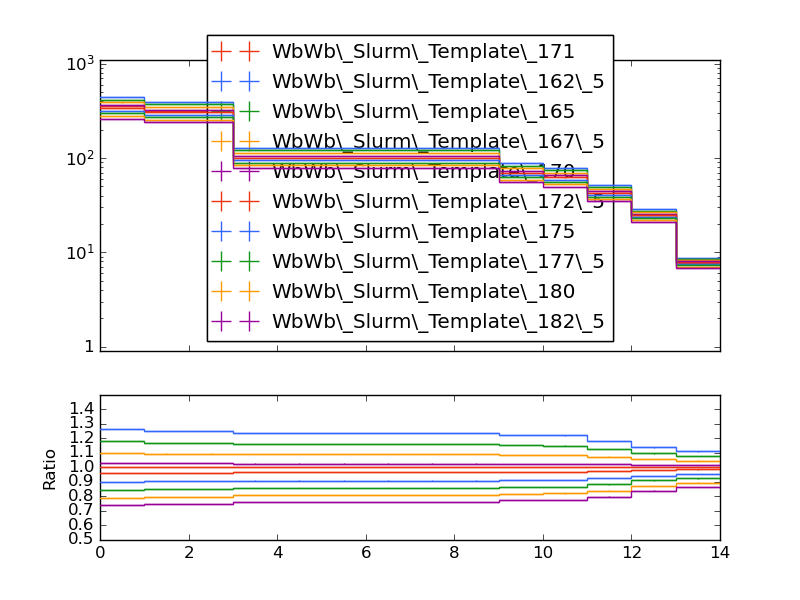

Here is the Python script that generated this plot:
#! /usr/bin/env python

# This Python script was auto-generated using YODA v2.0.1.
# Analysis object: /WbWb_singlelepton/cutflow
# Timestamp: 12-01-2026 (12:51:17)

import matplotlib as mpl
import matplotlib.pyplot as plt
mpl.use('Agg') # comment out for interactive use
import os
import numpy as np

plotDir = os.path.split(os.path.realpath(__file__))[0]
if 'YODA_USER_PLOT_PATH' in globals():
    plot_outdir = globals()['YODA_USER_PLOT_PATH']
else:
    plot_outdir = plotDir

#plot style
plt.style.use(os.path.join(plotDir, '../default.mplstyle'))

plt.rcParams['text.usetex'] = False
plt.style.use(['classic'])
plt.rc('font', family='DejaVu Sans')
# plot metadata
figW, figH = plt.rcParams['figure.figsize']
ax_xLabel = r''
ax_yLabel = r''
ax_title  = r''
ax_xScale = 'linear'
ax_yScale = 'log'
xLims = (0.0, 14.0)
yLims = (0.9, 1100.0)

# TeX-friendly labels for the legend
labels = {
    'legend' : ([ r"WbWb\_Slurm\_Template\_171", r"WbWb\_Slurm\_Template\_162\_5", r"WbWb\_Slurm\_Template\_165", r"WbWb\_Slurm\_Template\_167\_5", r"WbWb\_Slurm\_Template\_170", r"WbWb\_Slurm\_Template\_172\_5", r"WbWb\_Slurm\_Template\_175", r"WbWb\_Slurm\_Template\_177\_5", r"WbWb\_Slurm\_Template\_180", r"WbWb\_Slurm\_Template\_182\_5" ], r""),
}

# Adjust canvas width and height
canvasW = 10.0
canvasH = 9.0
figW *= canvasW/10.
figH *= canvasH/9.

# Create figure and axis objects
fig, (ax, ratio0_ax) = plt.subplots(2, 1, sharex=True,
                  figsize=(figW,figH), gridspec_kw={'height_ratios': (6.0, 3.0)})

# Set figure margins
plt.subplots_adjust(
    left   = 1.0 * plt.rcParams['figure.subplot.left'],
    right  = 1.0 * plt.rcParams['figure.subplot.right'],
    top    = 1.0 * plt.rcParams['figure.subplot.top'],
    bottom = 1.0 * plt.rcParams['figure.subplot.bottom'])

ratio0_ax.yaxis.set_major_locator(mpl.ticker.MultipleLocator(0.1))
ratio0_ax.set_ylim(0.5, 1.4999)
ratio0_ax.set_ylabel('Ratio')

# the numerical data is stored in a separate file
dataf = dict()
prefix = os.path.split(__file__)[0]
if prefix:    prefix = prefix + '/'
exec(open(prefix+'cutflow__data.py').read(), dataf)


legend_handles = dict() # keep track of handles for the legend

# style options for curves
# starts at zorder>=5 to draw curve on top of legend
styles = {
  'WbWb_LO_PS_Had_171/Analysis/WbWb_Slurm_Template_171.yoda.gz': {
    'color' : '#EE3311',
    'linestyle' : '-',
    'linewidth' : 1,
    'marker' : 'none',
    'markersize' : 2,
    'capsize' : 0.0,
    'zorder' : 5,
    'histstyle' : 1,
    'drawstyle' : 'steps-pre',
    'xerrorbars' : 1,
    'yerrorbars' : 1,
    'fillcolor' : None,
    'fillopacity' : 1.0,
    'ratio0_linestyle' : '-',
    'ratio0_linewidth' : 1,
    'ratio0_marker' : 'none',
    'ratio0_markersize' : 2,
    'ratio0_capsize' : 0.0,
    'ratio0_zorder' : 5,
    'ratio0_histstyle' : 1,
    'ratio0_drawstyle' : 'steps-pre',
    'ratio0_xerrorbars' : 1,
    'ratio0_yerrorbars' : 1,
  },
  'WbWb_LO_PS_Had_162/Analysis/WbWb_Slurm_Template_162_5.yoda.gz': {
    'color' : '#3366FF',
    'linestyle' : '-',
    'linewidth' : 1,
    'marker' : 'none',
    'markersize' : 2,
    'capsize' : 0.0,
    'zorder' : 6,
    'histstyle' : 1,
    'drawstyle' : 'steps-pre',
    'xerrorbars' : 1,
    'yerrorbars' : 1,
    'fillcolor' : None,
    'fillopacity' : 1.0,
    'ratio0_linestyle' : '-',
    'ratio0_linewidth' : 1,
    'ratio0_marker' : 'none',
    'ratio0_markersize' : 2,
    'ratio0_capsize' : 0.0,
    'ratio0_zorder' : 6,
    'ratio0_histstyle' : 1,
    'ratio0_drawstyle' : 'steps-pre',
    'ratio0_xerrorbars' : 1,
    'ratio0_yerrorbars' : 1,
  },
  'WbWb_LO_PS_Had_165/Analysis/WbWb_Slurm_Template_165.yoda.gz': {
    'color' : '#109618',
    'linestyle' : '-',
    'linewidth' : 1,
    'marker' : 'none',
    'markersize' : 2,
    'capsize' : 0.0,
    'zorder' : 7,
    'histstyle' : 1,
    'drawstyle' : 'steps-pre',
    'xerrorbars' : 1,
    'yerrorbars' : 1,
    'fillcolor' : None,
    'fillopacity' : 1.0,
    'ratio0_linestyle' : '-',
    'ratio0_linewidth' : 1,
    'ratio0_marker' : 'none',
    'ratio0_markersize' : 2,
    'ratio0_capsize' : 0.0,
    'ratio0_zorder' : 7,
    'ratio0_histstyle' : 1,
    'ratio0_drawstyle' : 'steps-pre',
    'ratio0_xerrorbars' : 1,
    'ratio0_yerrorbars' : 1,
  },
  'WbWb_LO_PS_Had_167/Analysis/WbWb_Slurm_Template_167_5.yoda.gz': {
    'color' : '#FF9900',
    'linestyle' : '-',
    'linewidth' : 1,
    'marker' : 'none',
    'markersize' : 2,
    'capsize' : 0.0,
    'zorder' : 8,
    'histstyle' : 1,
    'drawstyle' : 'steps-pre',
    'xerrorbars' : 1,
    'yerrorbars' : 1,
    'fillcolor' : None,
    'fillopacity' : 1.0,
    'ratio0_linestyle' : '-',
    'ratio0_linewidth' : 1,
    'ratio0_marker' : 'none',
    'ratio0_markersize' : 2,
    'ratio0_capsize' : 0.0,
    'ratio0_zorder' : 8,
    'ratio0_histstyle' : 1,
    'ratio0_drawstyle' : 'steps-pre',
    'ratio0_xerrorbars' : 1,
    'ratio0_yerrorbars' : 1,
  },
  'WbWb_LO_PS_Had_170/Analysis/WbWb_Slurm_Template_170.yoda.gz': {
    'color' : '#990099',
    'linestyle' : '-',
    'linewidth' : 1,
    'marker' : 'none',
    'markersize' : 2,
    'capsize' : 0.0,
    'zorder' : 9,
    'histstyle' : 1,
    'drawstyle' : 'steps-pre',
    'xerrorbars' : 1,
    'yerrorbars' : 1,
    'fillcolor' : None,
    'fillopacity' : 1.0,
    'ratio0_linestyle' : '-',
    'ratio0_linewidth' : 1,
    'ratio0_marker' : 'none',
    'ratio0_markersize' : 2,
    'ratio0_capsize' : 0.0,
    'ratio0_zorder' : 9,
    'ratio0_histstyle' : 1,
    'ratio0_drawstyle' : 'steps-pre',
    'ratio0_xerrorbars' : 1,
    'ratio0_yerrorbars' : 1,
  },
  'WbWb_LO_PS_Had_172/Analysis/WbWb_Slurm_Template_172_5.yoda.gz': {
    'color' : '#EE3311',
    'linestyle' : '-',
    'linewidth' : 1,
    'marker' : 'none',
    'markersize' : 2,
    'capsize' : 0.0,
    'zorder' : 10,
    'histstyle' : 1,
    'drawstyle' : 'steps-pre',
    'xerrorbars' : 1,
    'yerrorbars' : 1,
    'fillcolor' : None,
    'fillopacity' : 1.0,
    'ratio0_linestyle' : '-',
    'ratio0_linewidth' : 1,
    'ratio0_marker' : 'none',
    'ratio0_markersize' : 2,
    'ratio0_capsize' : 0.0,
    'ratio0_zorder' : 10,
    'ratio0_histstyle' : 1,
    'ratio0_drawstyle' : 'steps-pre',
    'ratio0_xerrorbars' : 1,
    'ratio0_yerrorbars' : 1,
  },
  'WbWb_LO_PS_Had_175/Analysis/WbWb_Slurm_Template_175.yoda.gz': {
    'color' : '#3366FF',
    'linestyle' : '-',
    'linewidth' : 1,
    'marker' : 'none',
    'markersize' : 2,
    'capsize' : 0.0,
    'zorder' : 11,
    'histstyle' : 1,
    'drawstyle' : 'steps-pre',
    'xerrorbars' : 1,
    'yerrorbars' : 1,
    'fillcolor' : None,
    'fillopacity' : 1.0,
    'ratio0_linestyle' : '-',
    'ratio0_linewidth' : 1,
    'ratio0_marker' : 'none',
    'ratio0_markersize' : 2,
    'ratio0_capsize' : 0.0,
    'ratio0_zorder' : 11,
    'ratio0_histstyle' : 1,
    'ratio0_drawstyle' : 'steps-pre',
    'ratio0_xerrorbars' : 1,
    'ratio0_yerrorbars' : 1,
  },
  'WbWb_LO_PS_Had_177/Analysis/WbWb_Slurm_Template_177_5.yoda.gz': {
    'color' : '#109618',
    'linestyle' : '-',
    'linewidth' : 1,
    'marker' : 'none',
    'markersize' : 2,
    'capsize' : 0.0,
    'zorder' : 12,
    'histstyle' : 1,
    'drawstyle' : 'steps-pre',
    'xerrorbars' : 1,
    'yerrorbars' : 1,
    'fillcolor' : None,
    'fillopacity' : 1.0,
    'ratio0_linestyle' : '-',
    'ratio0_linewidth' : 1,
    'ratio0_marker' : 'none',
    'ratio0_markersize' : 2,
    'ratio0_capsize' : 0.0,
    'ratio0_zorder' : 12,
    'ratio0_histstyle' : 1,
    'ratio0_drawstyle' : 'steps-pre',
    'ratio0_xerrorbars' : 1,
    'ratio0_yerrorbars' : 1,
  },
  'WbWb_LO_PS_Had_180/Analysis/WbWb_Slurm_Template_180.yoda.gz': {
    'color' : '#FF9900',
    'linestyle' : '-',
    'linewidth' : 1,
    'marker' : 'none',
    'markersize' : 2,
    'capsize' : 0.0,
    'zorder' : 13,
    'histstyle' : 1,
    'drawstyle' : 'steps-pre',
    'xerrorbars' : 1,
    'yerrorbars' : 1,
    'fillcolor' : None,
    'fillopacity' : 1.0,
    'ratio0_linestyle' : '-',
    'ratio0_linewidth' : 1,
    'ratio0_marker' : 'none',
    'ratio0_markersize' : 2,
    'ratio0_capsize' : 0.0,
    'ratio0_zorder' : 13,
    'ratio0_histstyle' : 1,
    'ratio0_drawstyle' : 'steps-pre',
    'ratio0_xerrorbars' : 1,
    'ratio0_yerrorbars' : 1,
  },
  'WbWb_LO_PS_Had_182/Analysis/WbWb_Slurm_Template_182_5.yoda.gz': {
    'color' : '#990099',
    'linestyle' : '-',
    'linewidth' : 1,
    'marker' : 'none',
    'markersize' : 2,
    'capsize' : 0.0,
    'zorder' : 14,
    'histstyle' : 1,
    'drawstyle' : 'steps-pre',
    'xerrorbars' : 1,
    'yerrorbars' : 1,
    'fillcolor' : None,
    'fillopacity' : 1.0,
    'ratio0_linestyle' : '-',
    'ratio0_linewidth' : 1,
    'ratio0_marker' : 'none',
    'ratio0_markersize' : 2,
    'ratio0_capsize' : 0.0,
    'ratio0_zorder' : 14,
    'ratio0_histstyle' : 1,
    'ratio0_drawstyle' : 'steps-pre',
    'ratio0_xerrorbars' : 1,
    'ratio0_yerrorbars' : 1,
  },
}

# curve from input yoda files in main panel
for label, yvals in dataf['yvals'].items():
    if all(np.isnan(v) for v in dataf['yvals'][label]):
        continue
    tmp = None
    if styles[label]['histstyle']: # draw as histogram
        xpos = dataf['xedges'][label] if styles[label]['drawstyle'] else dataf['xpoints'][label]
        ypos = np.insert(yvals, 0, yvals[0]) if styles[label]['drawstyle'] else yvals
        if styles[label]['fillcolor']: # fill area below curve
            ax.fill_between(xpos, ypos, step='pre',
                            color=styles[label]['fillcolor'],
                            alpha=styles[label]['fillopacity'])
        tmp, = ax.plot(xpos, ypos,
                       color=styles[label]['color'],
                       linestyle=styles[label]['linestyle'],
                       linewidth=styles[label]['linewidth'],
                       drawstyle=styles[label]['drawstyle'], solid_joinstyle='miter',
                       zorder=styles[label]['zorder'], label=label)
    tmp = ax.errorbar(dataf['xpoints'][label], yvals,
                      xerr=np.array(dataf['xerrs'][label])*styles[label]['xerrorbars'],
                      yerr=np.array(dataf['yerrs'][label])*styles[label]['yerrorbars'],
                      fmt=styles[label]['marker'], capsize=styles[label]['capsize'],
                      markersize=styles[label]['markersize'],
                      ecolor=styles[label]['color'],
                      color=styles[label]['color'], zorder=styles[label]['zorder'])
    tmp[-1][0].set_linestyle(styles[label]['linestyle'])
    tmp[-1][0].set_linewidth(styles[label]['linewidth'])
    if label in dataf['add_legend_handle']:  legend_handles[label] = tmp
    for varLabel in dataf['variation_yvals'].keys():
        if varLabel.startswith(label):
            tmp, = ax.plot(dataf['xedges'][label], dataf['variation_yvals'][varLabel],
                           color=styles[label]['color'],
                           linestyle=styles[label]['linestyle'],
                           linewidth=styles[label]['linewidth'],
                           drawstyle='steps-pre', solid_joinstyle='miter',
                           zorder=styles[label]['zorder'], alpha=0.5)


# plots on ratio panel
# curve from input yoda files in ratio panel
for label, yvals in dataf['ratio0_yvals'].items():
    if all(np.isnan(v) for v in yvals):
        continue
    if styles[label]['ratio0_histstyle']: # plot as histogram
        xpos = dataf['xedges']['WbWb_LO_PS_Had_171/Analysis/WbWb_Slurm_Template_171.yoda.gz'] if styles[label]['ratio0_drawstyle'] else dataf['xpoints']['WbWb_LO_PS_Had_171/Analysis/WbWb_Slurm_Template_171.yoda.gz']
        ypos = np.insert(yvals, 0, yvals[0]) if styles[label]['ratio0_drawstyle'] else yvals
        ratio0_ax.plot(xpos, ypos,
                       color=styles[label]['color'],
                       linewidth=styles[label]['linewidth'],
                       linestyle=styles[label]['ratio0_linestyle'],
                       drawstyle=styles[label]['ratio0_drawstyle'], zorder=styles[label]['zorder'],
                       solid_joinstyle='miter')
    tmp = ratio0_ax.errorbar(dataf['xpoints']['WbWb_LO_PS_Had_171/Analysis/WbWb_Slurm_Template_171.yoda.gz'], yvals,
                             xerr=np.array(dataf['ref_xerrs'])*styles[label]['ratio0_xerrorbars'],
                             yerr=np.array(dataf['ratio0_yerrs'][label])*styles[label]['ratio0_yerrorbars'],
                             fmt=styles[label]['ratio0_marker'], capsize=styles[label]['ratio0_capsize'],
                             markersize=styles[label]['ratio0_markersize'],
                             ecolor=styles[label]['color'],
                             color=styles[label]['color'])
    tmp[-1][0].set_linestyle(styles[label]['ratio0_linestyle'])
    tmp[-1][0].set_linewidth(styles[label]['ratio0_linewidth'])

    for varlabel in dataf['ratio0_variation_vals'].keys():
        if varlabel.startswith(label):
            ratio0_ax.plot(dataf['xedges']['WbWb_LO_PS_Had_171/Analysis/WbWb_Slurm_Template_171.yoda.gz'],
                            dataf['ratio0_variation_vals'][varlabel],
                            color=styles[label]['color'],
                            linestyle=styles[label]['linestyle'],
                            linewidth=styles[label]['linewidth'],
                            drawstyle='steps-pre', solid_joinstyle='miter',
                            zorder=1, alpha=0.5)

legend_items = list(legend_handles.values())
ax.add_artist(ax.legend(legend_items,
                        labels['legend'][0],
                        title=labels['legend'][1],
                        alignment='left',
                        loc='lower center',
                        bbox_to_anchor=(0.5, 0.0)))

# set plot metadata as defined above
ratio0_ax.set_xlabel(ax_xLabel)
ratio0_ax.xaxis.set_label_coords(1., -0.15)
ax.set_ylabel(ax_yLabel, ha='right', va='top')
ax.yaxis.set_label_coords(-0.11, 1.0)
ax.set_title(ax_title, loc='left')
ax.set_xscale(ax_xScale)
ax.set_yscale(ax_yScale)
ax.set_xlim(xLims)
ax.set_ylim(yLims)

# tick formatting
plt.rcParams['xtick.top'] = True
plt.rcParams['ytick.right'] = True
ax.yaxis.set_major_locator(mpl.ticker.LogLocator(base=10.0, numticks=np.inf))
ax.yaxis.set_minor_locator(mpl.ticker.LogLocator(
                           base=10.0, subs=np.arange(0.1, 1, 0.1), numticks=np.inf))
fig.align_ylabels((ax, ratio0_ax))
plt.savefig(os.path.join(plot_outdir, 'cutflow.pdf'), format='PDF')
plt.savefig(os.path.join(plot_outdir, 'cutflow.png'), format='PNG')

plt.close(fig)
